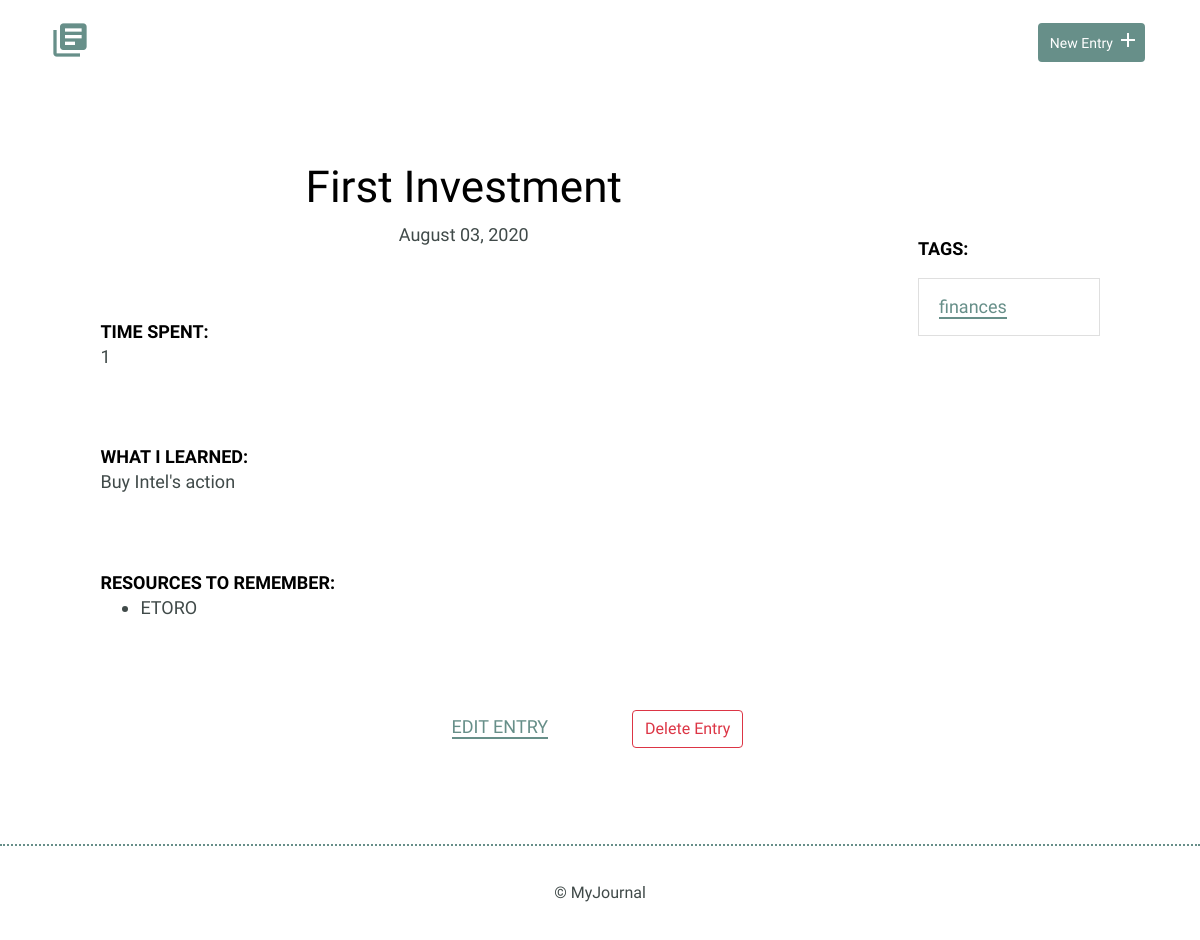
Screenshot of /detail.php?id=6 with the database file from the repository.
### tables this page shows
CREATE TABLE "entries" (
	`id`	INTEGER,
	`title`	TEXT,
	`date`	TEXT,
	`time_spent`	INTEGER,
	`learned`	BLOB,
	`resources`	BLOB,
	PRIMARY KEY(`id`)
);

### inc/functions.php (called while the page is built, shortened)
<?php
    function get_specific_entry($ID){
        include('connection.php');
        $sql = 'SELECT * FROM entries WHERE id = ?';
        try {
            $results = $db -> prepare($sql);
            $results -> bindValue(1, $ID, PDO::PARAM_INT);
            $results -> execute();
        } catch (Exception $e) {
            echo "Error!: " . $e -> getMessage() . "<br />";
            return false;
        }
        return $results -> fetch();
    }
    function formated_date($date){
        return date("F d, Y ", strtotime($date));
    }
    function get_tags_entry($ID){
        include('connection.php');
        $sql = 'SELECT tags.id, tags.tag FROM entries_tags_relation '
                . 'INNER JOIN entries ON entries_tags_relation.entry_id = entries.id '
                . 'INNER JOIN tags ON entries_tags_relation.tag_id = tags.id '
		        . 'WHERE entries.id = ?';
        try {
            $results = $db -> prepare($sql);
            $results -> bindValue(1, $ID, PDO::PARAM_INT);
            $results -> execute();
        } catch (Exception $e) {
            echo "Error: "  . $e -> getMessage() . '<br/>';
            return array();
        }
        return $results -> fetchAll(PDO::FETCH_ASSOC);
    }
?>

### detail.php (the view, shortened to what this page needs)
<?php
    require 'inc/functions.php';
    $entry_id = $title = $date = $time = $learned = $resources = '';
    if (isset($_GET['id'])) {
        list($entry_id, $title, $date, $time, $learned, $resources) = get_specific_entry(filter_input(INPUT_GET, 'id', FILTER_SANITIZE_NUMBER_INT));
        $resources =  explode(',', $resources);
    }
    include 'inc/header.php';
?>
    <div class="container row">
        <div class="entry-list single col-8">
            <article>
                <h1><?php echo $title; ?></h1>
                <time datetime="2016-01-31"><?php echo formated_date($date); ?></time>
                <div class="entry">
                    <h3>Time Spent: </h3>
                    <p><?php echo $time; ?></p>
                </div>
                <div class="entry">
                    <h3>What I Learned:</h3>
                    <p><?php echo $learned;?>
                </div>
                <div class="entry">
                    <h3>Resources to Remember:</h3>
                    <ul>
                        <?php
                            foreach ($resources as $item) {
                                echo '<li>' . $item . '</li>';
                            }
                        ?>
                    </ul>
                </div>
            </article>
        </div>
        <div class="entry-list single col-2">
            <article>
                <div class="entry">
                    <h3>Tags:</h3>
                    <ul class="list-group">
                        <div style="margin-top:20px;">
                            <?php
                                foreach (get_tags_entry($entry_id) as $item) {
                                    echo '<li class="list-group-item">' .
                                        '<a href="tags.php?id=' . $item['id'] .'">' . $item['tag'] .
                                        '</a></li>';
                                }
                            ?>
                        </div>
                    </ul>
                </div>
            </article>
        </div>
    </div>
    <div class="edit">
        <p class="inner"><?php echo'<a href="edit.php?id=' . $entry_id . '">';?>Edit Entry</a></p>
        <form class="inner" method="post" action="detail.php" onsubmit="return confirm('Are you sure you want to delete this task?')">
            <input type="submit" value="Delete Entry" class="btn btn-outline-danger" >
        </form>
    </div>
<?php
    include 'inc/footer.php';
?>

### css/site.css (style rules this page uses)
body { font-size: 16px; color: #404a49; font-family: 'Cousine', serif; font-weight: 400; }
.container { margin: 0 auto; padding: 0 25px; }
h1, h2, h3 { margin: 0; font-weight: 400; line-height: 1em; color: #000; }
h1 { font-size: 44px; margin-bottom: 12px; }
h3 { font-size: 18px; font-family: 'Work Sans', serif; font-weight: 600; text-transform: uppercase; }
p { line-height: 1.8em; font-size: 18px; }
p a { border-bottom: 2px solid #678f89; padding: 0; color: #678f89; text-decoration: none; }
ul li { line-height: 1.8em; font-size: 18px; }
ul li a { border-bottom: 2px solid #678f89; line-height: 1.8em; color: #678f89; text-decoration: none; }
.entry-list, .edit-entry, .new-entry { max-width: 800px; margin: 0 auto; padding: 70px 0 150px 0; }
.entry-list article { margin-bottom: 70px; text-align: center; }
.entry-list article:last-child { margin-bottom: 0; }
.entry-list.single { padding-bottom: 70px; }
.entry-list.single time { font-size: 18px; }
.entry { max-width: 800px; margin: 75px auto 0 auto; text-align: left; }
.entry p { margin-bottom: 40px; }
.edit { padding-bottom: 80px; text-align: center; margin: 0 auto; }
.edit a { font-weight: 400; text-transform: uppercase; font-size: 18px; }
input[type=submit] { margin-right: 5px; }

### detail.php (style rules this page uses)
.inner { display: inline-block; margin-left: 40; margin-right: 40; }

### rows the page displays
entries: title "First Investment", date "August 03, 2020", time_spent "1", learned "Buy Intel's action", resources "ETORO"

### other values shown
$item['tag'] "finances"
